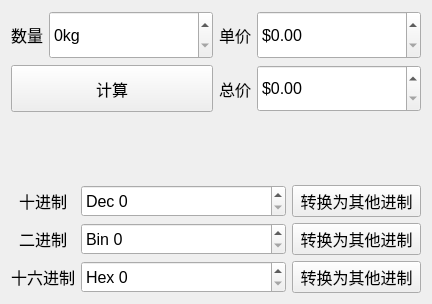
<?xml version="1.0" encoding="UTF-8"?>
<ui version="4.0">
 <class>Widget</class>
 <widget class="QWidget" name="Widget">
  <property name="geometry">
   <rect>
    <x>0</x>
    <y>0</y>
    <width>432</width>
    <height>304</height>
   </rect>
  </property>
  <property name="windowTitle">
   <string>spinBox测试</string>
  </property>
  <layout class="QGridLayout" name="gridLayout_4">
   <item row="0" column="0">
    <layout class="QGridLayout" name="gridLayout_3" rowstretch="6,4,6" rowminimumheight="0,0,0">
     <item row="2" column="0">
      <layout class="QGridLayout" name="gridLayout_2">
       <item row="0" column="1">
        <widget class="QSpinBox" name="spinBoxDec">
         <property name="sizePolicy">
          <sizepolicy hsizetype="Expanding" vsizetype="Preferred">
           <horstretch>0</horstretch>
           <verstretch>0</verstretch>
          </sizepolicy>
         </property>
         <property name="font">
          <font>
           <pointsize>12</pointsize>
          </font>
         </property>
         <property name="prefix">
          <string>Dec </string>
         </property>
         <property name="maximum">
          <number>999999999</number>
         </property>
        </widget>
       </item>
       <item row="0" column="0">
        <widget class="QLabel" name="label_4">
         <property name="font">
          <font>
           <pointsize>12</pointsize>
          </font>
         </property>
         <property name="text">
          <string>十进制</string>
         </property>
         <property name="alignment">
          <set>Qt::AlignCenter</set>
         </property>
        </widget>
       </item>
       <item row="1" column="1">
        <widget class="QSpinBox" name="spinBoxBin">
         <property name="sizePolicy">
          <sizepolicy hsizetype="Expanding" vsizetype="Preferred">
           <horstretch>0</horstretch>
           <verstretch>0</verstretch>
          </sizepolicy>
         </property>
         <property name="font">
          <font>
           <pointsize>12</pointsize>
          </font>
         </property>
         <property name="prefix">
          <string>Bin </string>
         </property>
         <property name="maximum">
          <number>999999999</number>
         </property>
         <property name="displayIntegerBase">
          <number>2</number>
         </property>
        </widget>
       </item>
       <item row="1" column="2">
        <widget class="QPushButton" name="pushButtonBin">
         <property name="sizePolicy">
          <sizepolicy hsizetype="Expanding" vsizetype="Preferred">
           <horstretch>0</horstretch>
           <verstretch>0</verstretch>
          </sizepolicy>
         </property>
         <property name="font">
          <font>
           <pointsize>12</pointsize>
          </font>
         </property>
         <property name="text">
          <string>转换为其他进制</string>
         </property>
        </widget>
       </item>
       <item row="1" column="0">
        <widget class="QLabel" name="label_5">
         <property name="font">
          <font>
           <pointsize>12</pointsize>
          </font>
         </property>
         <property name="text">
          <string>二进制</string>
         </property>
         <property name="alignment">
          <set>Qt::AlignCenter</set>
         </property>
        </widget>
       </item>
       <item row="0" column="2">
        <widget class="QPushButton" name="pushButtonDec">
         <property name="sizePolicy">
          <sizepolicy hsizetype="Expanding" vsizetype="Preferred">
           <horstretch>0</horstretch>
           <verstretch>0</verstretch>
          </sizepolicy>
         </property>
         <property name="font">
          <font>
           <pointsize>12</pointsize>
          </font>
         </property>
         <property name="text">
          <string>转换为其他进制</string>
         </property>
        </widget>
       </item>
       <item row="2" column="0">
        <widget class="QLabel" name="label_6">
         <property name="font">
          <font>
           <pointsize>12</pointsize>
          </font>
         </property>
         <property name="text">
          <string>十六进制</string>
         </property>
         <property name="alignment">
          <set>Qt::AlignCenter</set>
         </property>
        </widget>
       </item>
       <item row="2" column="1">
        <widget class="QSpinBox" name="spinBoxHex">
         <property name="sizePolicy">
          <sizepolicy hsizetype="Expanding" vsizetype="Preferred">
           <horstretch>0</horstretch>
           <verstretch>0</verstretch>
          </sizepolicy>
         </property>
         <property name="font">
          <font>
           <pointsize>12</pointsize>
          </font>
         </property>
         <property name="prefix">
          <string>Hex </string>
         </property>
         <property name="maximum">
          <number>999999999</number>
         </property>
         <property name="displayIntegerBase">
          <number>16</number>
         </property>
        </widget>
       </item>
       <item row="2" column="2">
        <widget class="QPushButton" name="pushButtonHex">
         <property name="sizePolicy">
          <sizepolicy hsizetype="Expanding" vsizetype="Preferred">
           <horstretch>0</horstretch>
           <verstretch>0</verstretch>
          </sizepolicy>
         </property>
         <property name="font">
          <font>
           <pointsize>12</pointsize>
          </font>
         </property>
         <property name="text">
          <string>转换为其他进制</string>
         </property>
        </widget>
       </item>
      </layout>
     </item>
     <item row="0" column="0">
      <layout class="QGridLayout" name="gridLayout">
       <item row="0" column="2">
        <widget class="QLabel" name="label_2">
         <property name="font">
          <font>
           <pointsize>12</pointsize>
          </font>
         </property>
         <property name="text">
          <string>单价</string>
         </property>
         <property name="alignment">
          <set>Qt::AlignCenter</set>
         </property>
        </widget>
       </item>
       <item row="1" column="3">
        <widget class="QDoubleSpinBox" name="doubleSpinBoxTotal">
         <property name="sizePolicy">
          <sizepolicy hsizetype="Expanding" vsizetype="Preferred">
           <horstretch>0</horstretch>
           <verstretch>0</verstretch>
          </sizepolicy>
         </property>
         <property name="font">
          <font>
           <pointsize>12</pointsize>
          </font>
         </property>
         <property name="prefix">
          <string>$</string>
         </property>
         <property name="maximum">
          <double>999999999999.000000000000000</double>
         </property>
        </widget>
       </item>
       <item row="0" column="0">
        <widget class="QLabel" name="label">
         <property name="font">
          <font>
           <pointsize>12</pointsize>
          </font>
         </property>
         <property name="text">
          <string>数量</string>
         </property>
         <property name="alignment">
          <set>Qt::AlignCenter</set>
         </property>
        </widget>
       </item>
       <item row="0" column="1">
        <widget class="QSpinBox" name="spinBoxNum">
         <property name="sizePolicy">
          <sizepolicy hsizetype="Expanding" vsizetype="Preferred">
           <horstretch>0</horstretch>
           <verstretch>0</verstretch>
          </sizepolicy>
         </property>
         <property name="font">
          <font>
           <pointsize>12</pointsize>
          </font>
         </property>
         <property name="suffix">
          <string>kg</string>
         </property>
         <property name="maximum">
          <number>1000000</number>
         </property>
        </widget>
       </item>
       <item row="1" column="0" colspan="2">
        <widget class="QPushButton" name="pushButtonCalculate">
         <property name="sizePolicy">
          <sizepolicy hsizetype="Expanding" vsizetype="Preferred">
           <horstretch>0</horstretch>
           <verstretch>0</verstretch>
          </sizepolicy>
         </property>
         <property name="font">
          <font>
           <pointsize>12</pointsize>
          </font>
         </property>
         <property name="text">
          <string>计算</string>
         </property>
        </widget>
       </item>
       <item row="1" column="2">
        <widget class="QLabel" name="label_3">
         <property name="font">
          <font>
           <pointsize>12</pointsize>
          </font>
         </property>
         <property name="text">
          <string>总价</string>
         </property>
         <property name="alignment">
          <set>Qt::AlignCenter</set>
         </property>
        </widget>
       </item>
       <item row="0" column="3">
        <widget class="QDoubleSpinBox" name="doubleSpinBoxPrice">
         <property name="sizePolicy">
          <sizepolicy hsizetype="Expanding" vsizetype="Preferred">
           <horstretch>0</horstretch>
           <verstretch>0</verstretch>
          </sizepolicy>
         </property>
         <property name="font">
          <font>
           <pointsize>12</pointsize>
          </font>
         </property>
         <property name="prefix">
          <string>$</string>
         </property>
         <property name="maximum">
          <double>9999999999.000000000000000</double>
         </property>
        </widget>
       </item>
      </layout>
     </item>
     <item row="1" column="0">
      <spacer name="verticalSpacer">
       <property name="orientation">
        <enum>Qt::Vertical</enum>
       </property>
       <property name="sizeHint" stdset="0">
        <size>
         <width>20</width>
         <height>40</height>
        </size>
       </property>
      </spacer>
     </item>
    </layout>
   </item>
  </layout>
 </widget>
 <resources/>
 <connections/>
</ui>
